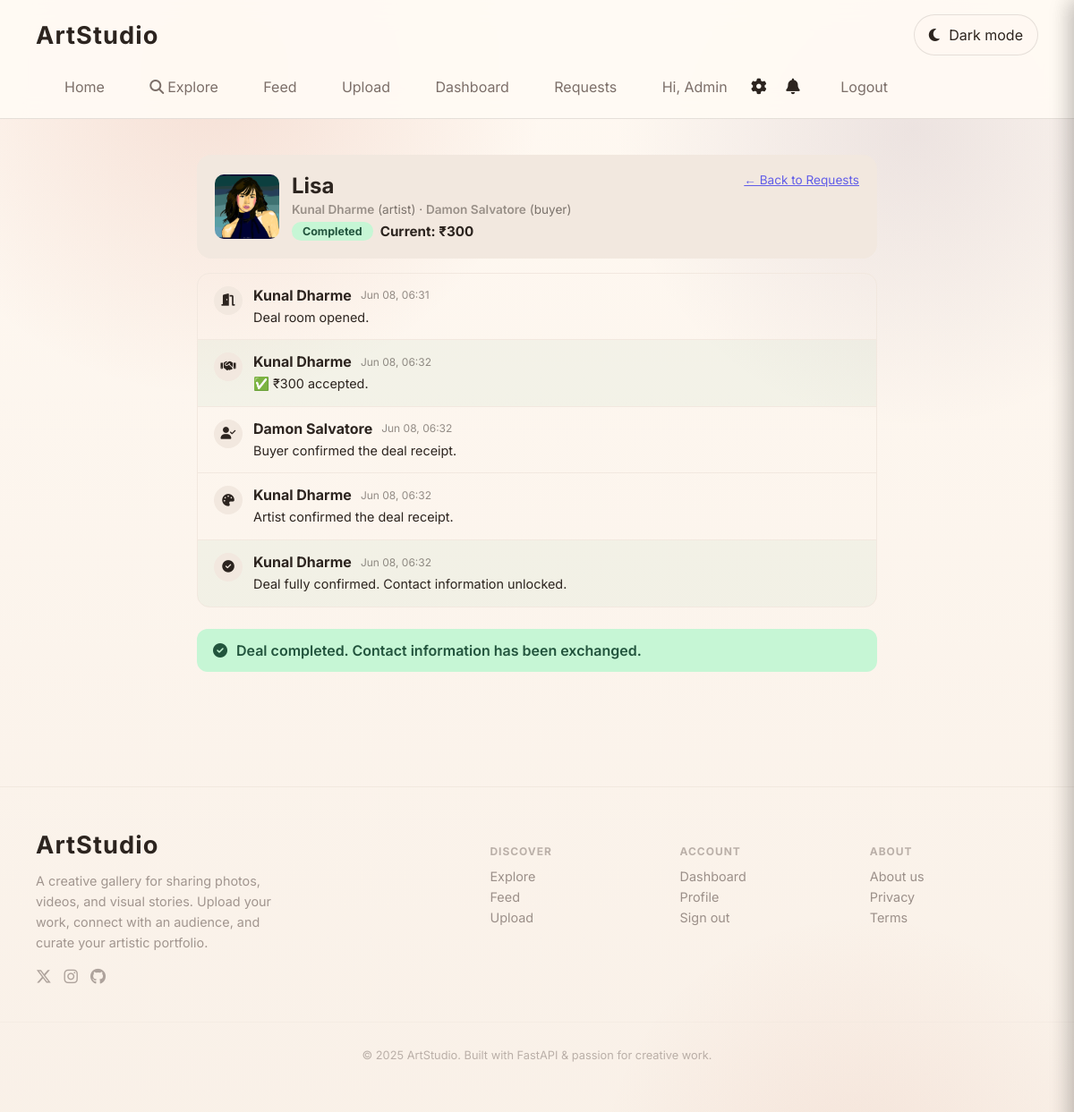
/deal/6 (signed in), run on the app's committed database.
### fastapi_app/models.py (models this page shows)
class User(Base):
    __tablename__ = "users"
    id = Column(Integer, primary_key=True, index=True)
    username = Column(String(80), unique=True, nullable=False, index=True)
    email = Column(String(200), unique=True, nullable=True)
    hashed_password = Column(String(200), nullable=False)
    avatar = Column(String(255), nullable=True)
    bio = Column(Text, nullable=True)
    is_admin = Column(Boolean, default=False, nullable=False)
    is_banned = Column(Boolean, default=False, nullable=False)
    whatsapp = Column(String(30), nullable=True)
    telegram = Column(String(60), nullable=True)
    created_at = Column(DateTime, default=datetime.utcnow)

class MediaItem(Base):
    __tablename__ = "media_items"
    id = Column(Integer, primary_key=True, index=True)
    title = Column(String(140), nullable=False, index=True)
    description = Column(Text, nullable=True)
    tags = Column(String(255), nullable=True, index=True)
    filename = Column(String(255), nullable=False, unique=True)
    media_type = Column(String(20), nullable=False)
    uploader = Column(String(80), nullable=False, default="Guest")
    uploader_id = Column(Integer, nullable=True)
    created_at = Column(DateTime, default=datetime.utcnow)
    views = Column(Integer, default=0)
    sale_status = Column(String(20), nullable=False, default="showcase")  # showcase | fixed | negotiable
    fixed_price = Column(Integer, nullable=True)       # in smallest currency unit (paise / cents)
    min_price = Column(Integer, nullable=True)
    max_price = Column(Integer, nullable=True)
    artwork_status = Column(String(20), nullable=False, default="available")  # available | reserved | sold

class Deal(Base):
    __tablename__ = "deals"
    id = Column(Integer, primary_key=True, index=True)
    buy_request_id = Column(Integer, nullable=False, unique=True, index=True)
    media_id = Column(Integer, nullable=False, index=True)
    buyer_id = Column(Integer, nullable=False, index=True)
    artist_id = Column(Integer, nullable=False, index=True)
    current_price = Column(Integer, nullable=True)
    last_actor_id = Column(Integer, nullable=True)   # who made the last offer/counter
    status = Column(String(30), default="negotiating")   # negotiating | agreed | buyer_confirmed | artist_confirmed | completed | cancelled
    buyer_confirmed = Column(Boolean, default=False)
    artist_confirmed = Column(Boolean, default=False)
    created_at = Column(DateTime, default=datetime.utcnow)
    updated_at = Column(DateTime, default=datetime.utcnow, onupdate=datetime.utcnow)

class DealEvent(Base):
    __tablename__ = "deal_events"
    id = Column(Integer, primary_key=True, index=True)
    deal_id = Column(Integer, nullable=False, index=True)
    actor_id = Column(Integer, nullable=False)
    kind = Column(String(30), nullable=False)
    amount = Column(Integer, nullable=True)              # for offer/counter events
    message = Column(String(200), nullable=True)         # optional note
    created_at = Column(DateTime, default=datetime.utcnow)

### fastapi_app/main.py (the view)
@app.get("/deal/{deal_id}")
def deal_room(deal_id: int, request: Request, db: Session = Depends(get_db)):
    current_user = get_current_user(request, db)
    if not current_user:
        return redirect_with_flash("/login", "Please sign in.", "info")
    deal = crud.get_deal(db, deal_id)
    if not deal:
        raise HTTPException(status_code=404, detail="Deal not found")
    if not _deal_access(deal, current_user):
        raise HTTPException(status_code=403, detail="Access denied")
    media = crud.get_media_item(db, deal.media_id)
    events = crud.get_deal_events(db, deal_id)
    buyer = db.query(models.User).filter(models.User.id == deal.buyer_id).first()
    artist = db.query(models.User).filter(models.User.id == deal.artist_id).first()
    enriched = []
    for ev in events:
        actor = db.query(models.User).filter(models.User.id == ev.actor_id).first()
        enriched.append({"ev": ev, "actor": actor})
    is_buyer = current_user.id == deal.buyer_id
    return render_template(
        request, "deal_room.html", db,
        deal=deal,
        media=media,
        events=enriched,
        buyer=buyer,
        artist=artist,
        is_buyer=is_buyer,
        current_user=current_user,
        predefined_questions=PREDEFINED_QUESTIONS,
        predefined_answers=PREDEFINED_ANSWERS,
    )

### fastapi_app/templates/deal_room.html (shortened to what this page needs)
{% extends "base.html" %}
{% block content %}
<section class="container" style="max-width:760px">
  <div class="deal-header">
    <div style="display:flex;gap:14px;align-items:center">
      {% if media %}
        {% if media.media_type == 'video' %}
          <div style="width:72px;height:72px;border-radius:10px;background:var(--surface-2);display:flex;align-items:center;justify-content:center;flex-shrink:0">
            <i class="fas fa-play" style="opacity:0.5;font-size:1.4rem"></i>
          </div>
        {% else %}
          <img src="/uploads/{{ media.filename }}" alt="{{ media.title }}"
               style="width:72px;height:72px;object-fit:cover;border-radius:10px;flex-shrink:0" />
        {% endif %}
        <div>
          <h2 style="margin:0 0 4px">{{ media.title }}</h2>
          <p style="margin:0;opacity:0.6;font-size:0.85rem">
            <a href="/profile/{{ artist.username if artist else '#' }}" class="uploader-link">{{ artist.username if artist else 'Artist' }}</a>
            (artist) ·
            <a href="/profile/{{ buyer.username if buyer else '#' }}" class="uploader-link">{{ buyer.username if buyer else 'Buyer' }}</a>
            (buyer)
          </p>
          <div style="display:flex;gap:8px;align-items:center;margin-top:6px;flex-wrap:wrap">
            <span class="deal-status-badge status-{{ deal.status }}">{{ deal.status.replace('_', ' ').capitalize() }}</span>
            {% if deal.current_price %}
              <span style="font-weight:700;font-size:0.95rem">Current: ₹{{ "{:,}".format(deal.current_price) }}</span>
            {% endif %}
          </div>
        </div>
      {% endif %}
    </div>
    <a href="/requests" style="font-size:0.85rem;opacity:0.6">← Back to Requests</a>
  </div>
  <div class="deal-timeline">
    {% for item in events %}
      <div class="deal-event kind-{{ item.ev.kind }}">
        <div class="deal-event-icon">
          {% if item.ev.kind == 'deal_created' %}<i class="fas fa-door-open"></i>
          {% elif item.ev.kind == 'offer' %}<i class="fas fa-scale-balanced"></i>
          {% elif item.ev.kind == 'counter' %}<i class="fas fa-arrows-rotate"></i>
          {% elif item.ev.kind == 'accept_price' %}<i class="fas fa-handshake"></i>
          {% elif item.ev.kind == 'question' %}<i class="fas fa-circle-question"></i>
          {% elif item.ev.kind == 'answer' %}<i class="fas fa-reply"></i>
          {% elif item.ev.kind == 'cancel' %}<i class="fas fa-ban"></i>
          {% elif item.ev.kind == 'buyer_confirmed' %}<i class="fas fa-user-check"></i>
          {% elif item.ev.kind == 'artist_confirmed' %}<i class="fas fa-palette"></i>
          {% elif item.ev.kind == 'completed' %}<i class="fas fa-circle-check"></i>
          {% else %}<i class="fas fa-circle"></i>{% endif %}
        </div>
        <div class="deal-event-body">
          <div class="deal-event-meta">
            <strong>{{ item.actor.username if item.actor else 'System' }}</strong>
            <small>{{ item.ev.created_at.strftime('%b %d, %H:%M') }}</small>
          </div>
          {% if item.ev.kind == 'offer' %}
            <p>Offered <strong>₹{{ "{:,}".format(item.ev.amount) }}</strong>
            {% if item.ev.message %} — "{{ item.ev.message }}"{% endif %}</p>
          {% elif item.ev.kind == 'counter' %}
            <p>Counter offer: <strong>₹{{ "{:,}".format(item.ev.amount) }}</strong>
            {% if item.ev.message %} — "{{ item.ev.message }}"{% endif %}</p>
          {% elif item.ev.kind == 'accept_price' %}
            <p>✅ {{ item.ev.message }}</p>
          {% elif item.ev.kind == 'question' %}
            <p class="deal-question">❓ {{ item.ev.message }}</p>
          {% elif item.ev.kind == 'answer' %}
            <p class="deal-answer">💬 {{ item.ev.message }}</p>
          {% elif item.ev.kind == 'cancel' %}
            <p style="color:#e53e3e">🚫 {{ item.ev.message }}</p>
          {% else %}
            <p>{{ item.ev.message or item.ev.kind.replace('_', ' ').capitalize() }}</p>
          {% endif %}
        </div>
      </div>
    {% endfor %}
  </div>
  {% if deal.status == 'cancelled' %}
  <div class="deal-closed-banner" style="background:#fed7d7;color:#742a2a">
    <i class="fas fa-ban"></i> This deal has been cancelled.
  </div>
  {% elif deal.status == 'completed' %}
  <div class="deal-closed-banner" style="background:#c6f6d5;color:#22543d">
    <i class="fas fa-circle-check"></i> Deal completed. Contact information has been exchanged.
  </div>
  {% endif %}
</section>
{% endblock %}

### fastapi_app/templates/base.html (shortened to what this page needs)
<!DOCTYPE html>
<html lang="en">
<head>
  <link rel="stylesheet" href="https://cdnjs.cloudflare.com/ajax/libs/font-awesome/6.5.0/css/all.min.css" />
  <link rel="stylesheet" href="/static/css/main.css?v=20250603" />
</head>
<body>
  <header class="site-header">
    <div class="container nav-bar">
      <a class="brand" href="/">ArtStudio</a>
      <div class="nav-actions">
        <button class="theme-toggle" type="button" aria-label="Toggle dark light theme">
          <i class="fas fa-moon"></i>
          <span class="theme-toggle-label">Dark mode</span>
        </button>
      </div>
      <nav>
        <a href="/">Home</a>
        <a href="/explore"><i class="fas fa-magnifying-glass" style="margin-right:4px"></i>Explore</a>
        <a href="/feed">Feed</a>
        <a href="/upload">Upload</a>
        {% if current_user %}
          <a href="/dashboard">Dashboard</a>
          <a href="/requests">Requests</a>
          <a href="/profile/{{ current_user.username }}">Hi, {{ current_user.username }}</a>
          <button class="settings-trigger" id="settingsTrigger" aria-label="Settings" title="Settings">
            <i class="fas fa-gear"></i>
          </button>
          <button class="notif-trigger" id="notifTrigger" aria-label="Notifications" title="Notifications">
            <i class="fas fa-bell"></i>
          </button>
          <a href="/logout" id="logoutLink">Logout</a>
        {% else %}
          <a href="/login">Sign in</a>
          <a href="/register">Register</a>
        {% endif %}
      </nav>
    </div>
  </header>
  <main class="page-content">
    {% block content %}{% endblock %}
  </main>
  <footer class="site-footer">
    <div class="container footer-grid">
      <div class="footer-brand">
        <a class="brand" href="/">ArtStudio</a>
        <p>A creative gallery for sharing photos, videos, and visual stories. Upload your work, connect with an audience, and curate your artistic portfolio.</p>
        <div class="footer-social">
          <a href="#" aria-label="Twitter"><i class="fab fa-x-twitter"></i></a>
          <a href="#" aria-label="Instagram"><i class="fab fa-instagram"></i></a>
          <a href="#" aria-label="GitHub"><i class="fab fa-github"></i></a>
        </div>
      </div>
      <div class="footer-links">
        <div>
          <h4>Discover</h4>
          <a href="/explore">Explore</a>
          <a href="/feed">Feed</a>
          <a href="/upload">Upload</a>
        </div>
        <div>
          <h4>Account</h4>
          {% if current_user %}
            <a href="/dashboard">Dashboard</a>
            <a href="/profile/{{ current_user.username }}">Profile</a>
            <a href="/logout">Sign out</a>
          {% else %}
            <a href="/login">Sign in</a>
            <a href="/register">Register</a>
          {% endif %}
        </div>
        <div>
          <h4>About</h4>
          <a href="#">About us</a>
          <a href="#">Privacy</a>
          <a href="#">Terms</a>
        </div>
      </div>
    </div>
    <div class="footer-bottom">
      <p>© {{ 2025 }} ArtStudio. Built with FastAPI &amp; passion for creative work.</p>
    </div>
  </footer>
</body>
</html>

### data on the page
User: username "Admin"
MediaItem: filename (picture), title "Lisa"
User: username "Kunal Dharme", actor "Kunal Dharme" "Kunal Dharme" "Kunal Dharme" "Kunal Dharme"
User: username "Damon Salvatore", actor "Damon Salvatore"
Deal: status.replace "Completed", current_price "300"
DealEvent: kind "deal_created" (drawn), ev.created_at "Jun 08, 06:31", ev "Deal room opened."
DealEvent: kind "accept_price" (drawn), ev.created_at "Jun 08, 06:32", ev.message "₹300 accepted."
DealEvent: kind "buyer_confirmed" (drawn), ev.created_at "Jun 08, 06:32", ev "Buyer confirmed the deal receipt."
DealEvent: kind "artist_confirmed" (drawn), ev.created_at "Jun 08, 06:32", ev "Artist confirmed the deal receipt."
DealEvent: kind "completed" (drawn), ev.created_at "Jun 08, 06:32", ev "Deal fully confirmed. Contact information unlocked."

### other printed values
{{ 2025 }} "2025"
